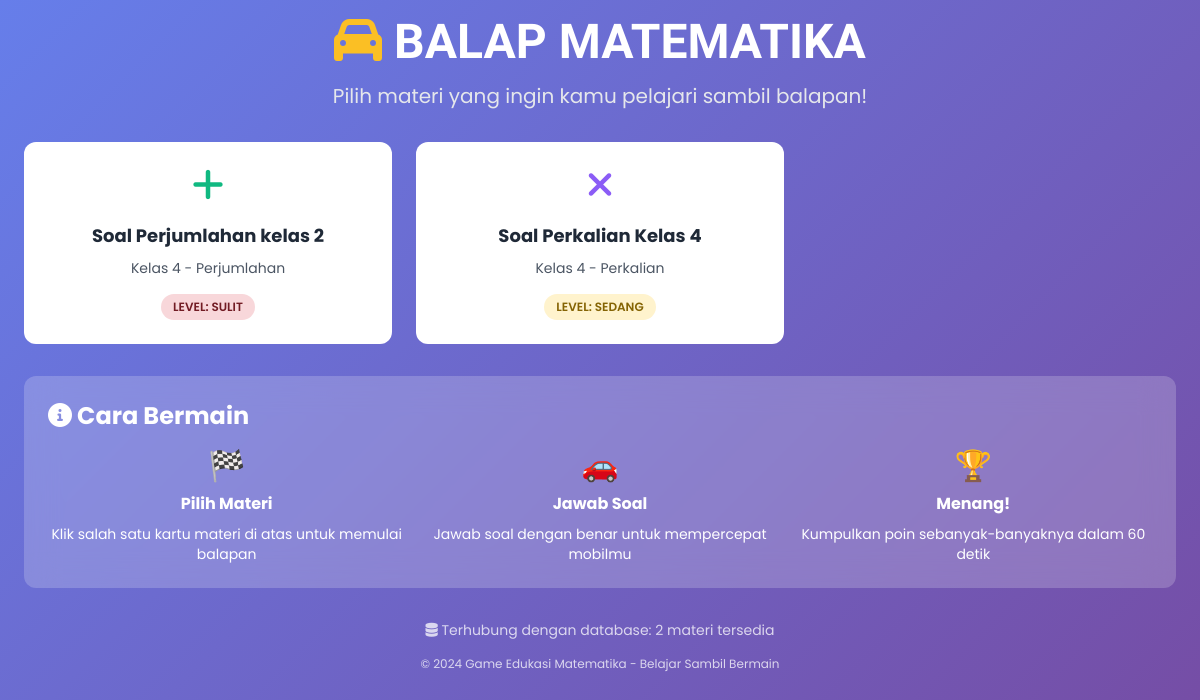
Before: /Siswa/content/games/addition_speed_challenge4.php with the older database file.
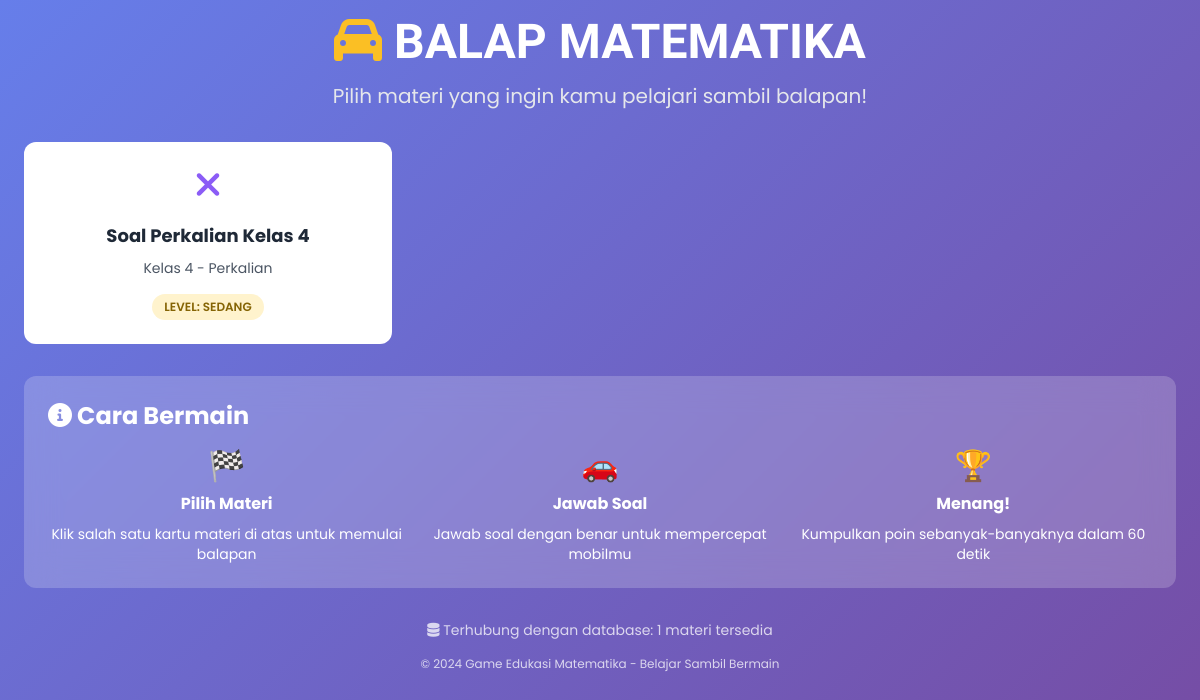
After: the same page with the newer database file.
### tables this page shows
CREATE TABLE `soal` (
  `soal_id` int UNSIGNED NOT NULL,
  `nama` varchar(255) NOT NULL,
  `kategori` varchar(50) NOT NULL,
  `kelas` tinyint UNSIGNED NOT NULL,
  `tingkat` enum('Mudah','Sedang','Sulit') NOT NULL DEFAULT 'Mudah'
);

### Siswa/content/games/addition_speed_challenge4.php (the view, shortened to what this page needs)
<?php
require_once '../../../config/koneksi.php';
$kelas = 4;
$sql = "
    SELECT DISTINCT s.soal_id, s.nama, s.kategori, s.kelas, s.tingkat
    FROM soal s
    WHERE s.kelas = $kelas
";
$sql .= " ORDER BY RAND()";
$result = $koneksi->query($sql);
$soal_list = [];
while ($row = $result->fetch_assoc()) {
    $soal_list[] = $row;
}
?>
<!DOCTYPE html>
<html lang="id">
<head>
    <link href="https://cdn.jsdelivr.net/npm/tailwindcss@2.2.19/dist/tailwind.min.css" rel="stylesheet">
    <link href="../../../src/output.css" rel="stylesheet" onerror="console.log('Local CSS failed')">
    <link rel="stylesheet" href="https://cdnjs.cloudflare.com/ajax/libs/font-awesome/6.0.0/css/all.min.css">
</head>
<body class="p-4">
    <div class="container mx-auto max-w-6xl">
        <div class="text-center mb-8">
            <h1 class="text-5xl font-bold orbitron-font text-white mb-4">
                <i class="fas fa-car text-yellow-400"></i>
                BALAP MATEMATIKA
            </h1>
            <p class="text-xl text-gray-200">Pilih materi yang ingin kamu pelajari sambil balapan!</p>
        </div>
        <div class="grid md:grid-cols-2 lg:grid-cols-3 xl:grid-cols-4 gap-6 mb-8">
            <?php if (!empty($soal_list)): ?>
                <?php foreach ($soal_list as $soal): ?>
                    <div class="bg-white rounded-xl p-6 text-center card-hover" onclick="startGame(<?= $soal['soal_id'] ?>)">
                        <div class="text-4xl mb-4">
                            <?php
                            switch ($soal['kategori']) {
                                case 'Penjumlahan':
                                case 'Perjumlahan':
                                    echo '<i class="fas fa-plus text-green-500"></i>';
                                    break;
                                case 'Perkalian':
                                    echo '<i class="fas fa-times text-purple-500"></i>';
                                    break;
                            }
                            ?>
                        </div>
                        <h3 class="text-lg font-bold text-gray-800 mb-2"><?= htmlspecialchars($soal['nama']) ?></h3>
                        <p class="text-gray-600 mb-4 text-sm">Kelas <?= htmlspecialchars($soal['kelas']) ?> - <?= htmlspecialchars($soal['kategori']) ?></p>
                        <div class="difficulty-badge difficulty-<?= strtolower($soal['tingkat']) ?>">
                            Level: <?= htmlspecialchars($soal['tingkat']) ?>
                        </div>
                    </div>
                <?php endforeach; ?>
            <?php else: ?>
                <div class="col-span-full text-center text-white">
                    <p class="text-xl">Belum ada materi soal untuk kelas ini.</p>
                </div>
            <?php endif; ?>
        </div>
        <div class="bg-white bg-opacity-20 backdrop-blur-lg rounded-xl p-6">
            <h2 class="text-2xl font-bold text-white mb-4">
                <i class="fas fa-info-circle"></i> Cara Bermain
            </h2>
            <div class="grid md:grid-cols-3 gap-4 text-white">
                <div class="text-center">
                    <div class="text-3xl mb-2">🏁</div>
                    <h3 class="font-bold mb-2">Pilih Materi</h3>
                    <p class="text-sm">Klik salah satu kartu materi di atas untuk memulai balapan</p>
                </div>
                <div class="text-center">
                    <div class="text-3xl mb-2">🚗</div>
                    <h3 class="font-bold mb-2">Jawab Soal</h3>
                    <p class="text-sm">Jawab soal dengan benar untuk mempercepat mobilmu</p>
                </div>
                <div class="text-center">
                    <div class="text-3xl mb-2">🏆</div>
                    <h3 class="font-bold mb-2">Menang!</h3>
                    <p class="text-sm">Kumpulkan poin sebanyak-banyaknya dalam 60 detik</p>
                </div>
            </div>
        </div>
        <div class="mt-8 text-center text-white">
            <p class="text-sm opacity-75">
                <i class="fas fa-database"></i>
                Terhubung dengan database: <?= !empty($soal_list) ? count($soal_list) . ' materi tersedia' : 'Mode offline' ?>
            </p>
        </div>
        <div class="text-center mt-4 text-white">
            <p class="text-xs opacity-75">© 2024 Game Edukasi Matematika - Belajar Sambil Bermain</p>
        </div>
    </div>
</body>
</html>

Changed rows visible on the page:
removed soal: nama "Soal Perjumlahan kelas 2", kelas "4", kategori "Perjumlahan", tingkat "SULIT"
Other visible differences:
count($soal_list): "2" → "1"
